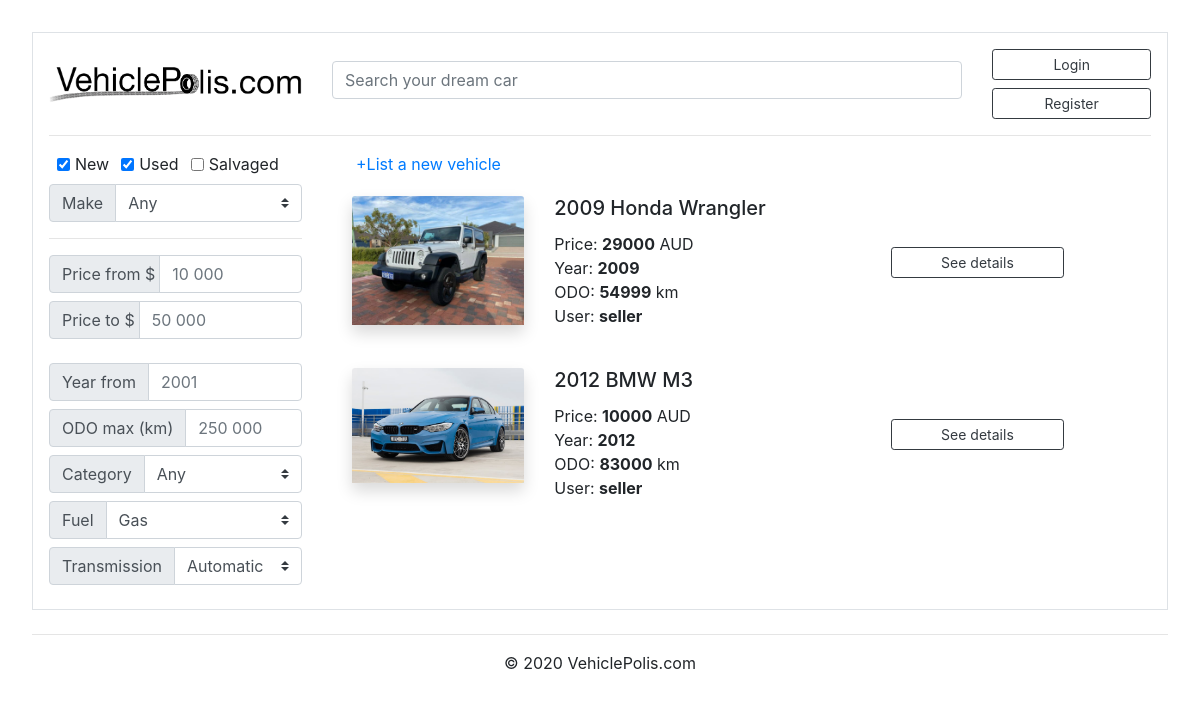
The app's page /item_list, older data.
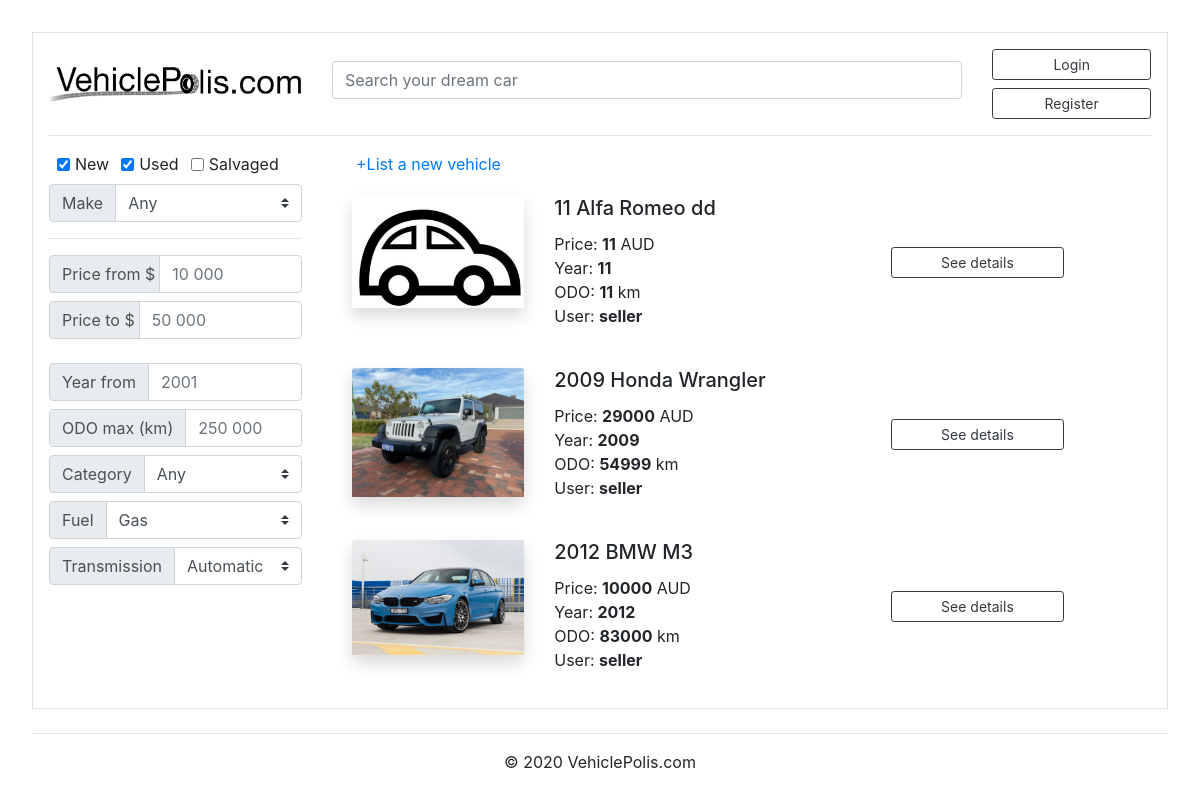
The same page, newer data.
### marketplace/models.py (models this page shows, shortened)
class Post(db.Model):
    id = db.Column(db.Integer, primary_key=True)
    condition = db.Column(db.String(100), nullable=False)
    title = db.Column(db.String(100), nullable=False)
    make = db.Column(db.String(100), nullable=False)
    model = db.Column(db.String(100), nullable=False)
    price = db.Column(db.Integer(), nullable=False)
    year = db.Column(db.Integer(), nullable=False)
    ODO = db.Column(db.Integer(), nullable=False)
    category = db.Column(db.String(100), nullable=False)
    fuel = db.Column(db.String(100), nullable=False)
    transmission = db.Column(db.String(100), nullable=False)
    quantity = db.Column(db.Integer(), nullable=False)
    date_posted = db.Column(db.DateTime, nullable=False, default=datetime.utcnow)
    description = db.Column(db.Text, nullable=True)
    image_file = db.Column(db.String(20), nullable=False, default='default.png')
    user_id = db.Column(db.Integer, db.ForeignKey('user.id'), nullable=False)

class User(db.Model, UserMixin):
    id = db.Column(db.Integer, primary_key=True)
    username = db.Column(db.String(20), unique=True, nullable=False)
    email = db.Column(db.String(120), unique=True, nullable=False)
    password = db.Column(db.String(60), nullable=False)
    role = db.Column(db.String(10), unique=False, nullable=False) #not sure about this one, gotta figure out
    posts = db.relationship('Post', backref='author', lazy=True)

### marketplace/routes.py (the view)
@app.route("/item_list")
def item_list():
    posts = Post.query.order_by(Post.id.desc()).all()
    return render_template('item_list.html', posts=posts)

### marketplace/templates/item_list.html (shortened to what the changed rows need)
{% extends "base.html" %}
{% block content %}
<div class="row">
    <div class="col-md-9">
      {% for post in posts %}
      <div class="card border-0">
        <div class="card-body">
          <div class="row">
            <div class="col-xl-3 col-lg-3 col-xs-3">
              <img class="card-img-top shadow" src="{{ url_for('static', filename='images/' + post.image_file) }}" alt="Card image cap">
            </div>
            <div class="col-xl-5 col-lg-5 col-xs-5">
              <h5 class="card-title">{{ post.year }} {{ post.make }} {{ post.model }}</h5>
              Price: <strong>{{ post.price }}</strong> AUD<br>
              Year: <strong>{{ post.year }}</strong><br>
              ODO: <strong>{{ post.ODO }}</strong> km<br>
              User: <strong>{{ post.author.username }}</strong>
            </div>
            <div class="col-xl-3 col-lg-3 col-xs-3 my-auto">
              <a href="{{ url_for('post', post_id=post.id) }}" class="btn btn-outline-dark btn-block btn-sm">See details</a>
            </div>
          </div>
        </div>
      </div>
      {% endfor %}
    </div>
</div>
{% endblock content %}

Row changes from the older to the newer data that the page shows:
added Post: image_file (placeholder picture), year "11", make "Alfa Romeo", model "dd", price "11", ODO "11", author.username "seller"
